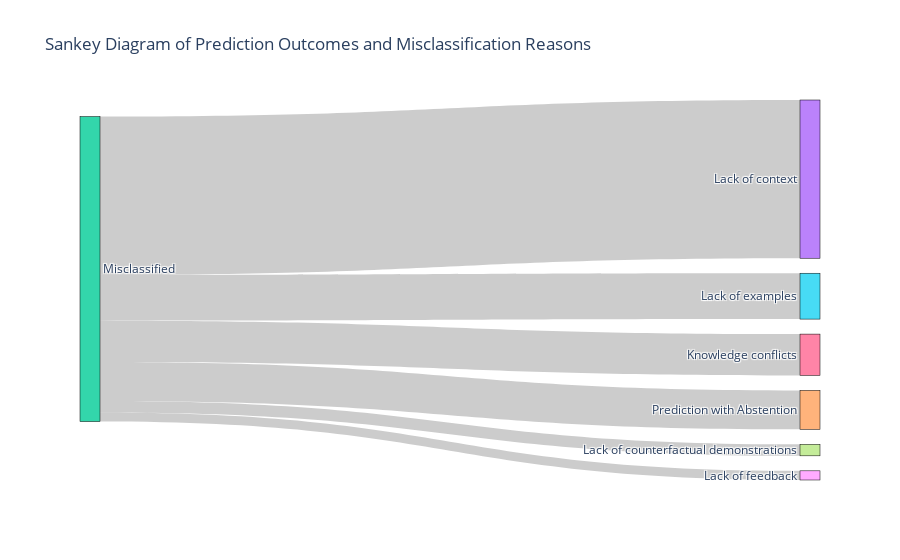

Notebook code for this chart:
### Code cell
import plotly.graph_objects as go

# 1. Total number of predictions
total_cases = simple_cases_df["total"]
num_misclassified = simple_cases_df["missclassified"]
num_correct = simple_cases_df["correct"]

# 3. Misclassification reasons from your vignette_prompt_reasons_df (hardcoded for this example)
reasons = {
    "Lack of context": 69,
    "Prediction with Abstention": 17,
    "Lack of examples": 20,
    "Knowledge conflicts": 18,
    "Lack of counterfactual demonstrations": 5,
    "Lack of feedback": 4
}

# Sankey components
labels = [
    "Total",              # 0
    "Correct",            # 1
    "Misclassified",      # 2
    *reasons.keys()       # 3+
]

# Links: from -> to -> value
sources = [0, 0]  # Total -> Correct, Misclassified
targets = [1, 2]
values = [num_correct, num_misclassified]

# Add each misclassification reason
for i, (reason, count) in enumerate(reasons.items()):
    sources.append(2)                # From Misclassified
    targets.append(3 + i)            # To each reason node
    values.append(count)

# Create Sankey diagram
fig = go.Figure(data=[go.Sankey(
    node=dict(
        pad=15,
        thickness=20,
        line=dict(color="black", width=0.5),
        label=labels
    ),
    link=dict(
        source=sources,
        target=targets,
        value=values
    )
)])

fig.update_layout(title_text="Sankey Diagram of Prediction Outcomes and Misclassification Reasons", font_size=12)
fig.show()

### Figure 1 — Plotly figure (JSON) as saved in the notebook; plotly's stock layout.template omitted (floating-point values rounded to 4 significant figures)
{"data": [{"link": {"source": [0, 0, 2, 2, 2, 2, 2, 2], "target": [1, 2, 3, 4, 5, 6, 7, 8], "value": [{"0": 160}, {"0": 86}, 69, 17, 20, 18, 5, 4]}, "node": {"label": ["Total", "Correct", "Misclassified", "Lack of context", "Prediction with Abstention", "Lack of examples", "Knowledge conflicts", "Lack of counterfactual demonstrations", "Lack of feedback"], "line": {"color": "black", "width": 0.5}, "pad": 15, "thickness": 20}, "type": "sankey"}], "layout": {"title": {"text": "Sankey Diagram of Prediction Outcomes and Misclassification Reasons"}, "font": {"size": 12}}}
